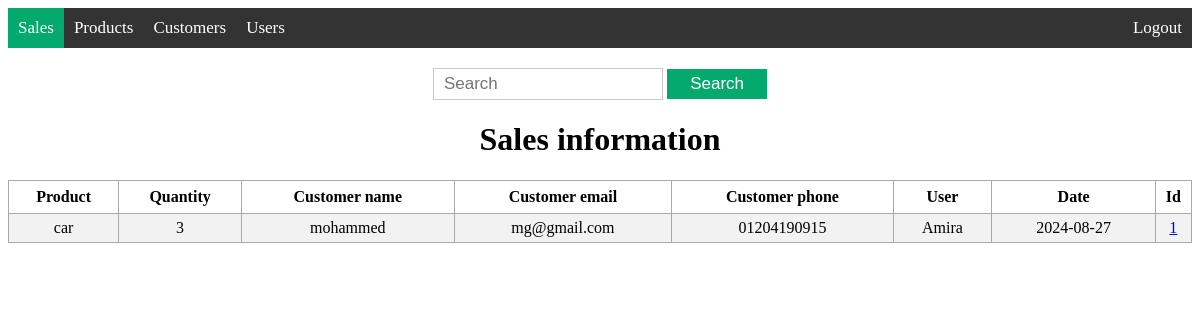
/search_sale (signed in), run on the app's committed database.
### models/sale.py (models this page shows, shortened)
class Sale(db.Model):
    id = db.Column(db.Integer, primary_key=True)
    product_name = db.Column(db.String(200), nullable=False)
    product_quantity = db.Column(db.Integer, nullable=False)
    customer_name = db.Column(db.String(200), nullable=False)
    customer_email = db.Column(db.String(200), nullable=False)
    customer_phone = db.Column(db.String(15))
    user_name = db.Column(db.String(200), nullable=False)
    date = db.Column(db.DateTime, default=datetime.now(pytz.UTC))

### app.py (the view)
@app.route('/search_sale', methods=['GET', 'POST'])
@roles_accepted('admin', 'editor', 'supervisor')
def search_sale():
    search = request.args.get('search', '')
    sales = get_sales(search)
    return render_template('search_sale.html', sales=sales)

### models/sale.py (called while the page is built)
def get_sales(search):
    search_pattern = f"%{search}"
    results = Sale.query.filter(
        (Sale.id.like(search_pattern)) | (Sale.product_name.like(search_pattern))
        | (Sale.customer_name.like(search_pattern)) | (Sale.customer_email.like(search_pattern))
        | (Sale.user_name.like(search_pattern)) | (Sale.date.like(search_pattern))
    ).all()
    return results

### templates/search_sale.html (shortened to what this page needs)
{% extends 'base.html' %}
{% block body %}
<div class="content">
    {% block navbar %}
    <div class='topnav'>
        <a class='active' href='/view_sale'>Sales</a>
        <a href='/view_product'>Products</a>
        <a href='/view_customer'>Customers</a>
        {% if current_user.has_role('admin') or current_user.has_role('supervisor')%}
        <a href='/view_user'>Users</a>
        {% endif %}
        <a class='logout' href='/logout'>Logout</a>
    </div>
    {% endblock %}
    <div class='search'>
        <form action="{{ url_for('search_sale', search='') }}" method="get">
            <input type='text' placeholder='Search' name='search' id='search'>
            <input type='submit' value="Search">
        </form>
    </div>
    <div class="view">
        <h1 style="text-align: center;">Sales information</h1>
        {% if sales|length < 1 %}
        <h4  style="text-align: center;"> No search results</h4>
        {% else %}
        <table>
            <tr>
                <th>Product</th>
                <th>Quantity</th>
                <th>Customer name</th>
                <th>Customer email</th>
                <th>Customer phone</th>
                <th>User</th>
                <th>Date</th>
                <th>Id</th>
            </tr>
            {% for sale in sales %}
                <tr>
                    <td>{{ sale.product_name }}</td>
                    <td>{{ sale.product_quantity }}</td>
                    <td>{{ sale.customer_name }}</td>
                    <td>{{ sale.customer_email }}</td>
                    <td>{{ sale.customer_phone }}</td>
                    <td>{{ sale.user_name }}</td>
                    <td>{{ sale.date.date() }}</td>
                    <td><a href="/info_sale/{{ sale.id }}">{{ sale.id }}</a></td>
                </tr>
            {% endfor %}
        </table>
        {% endif %}
    </div>
</div>
{% endblock %}

### static/main.css (style rules this page uses)
.view table, td, th { border: 1px solid #aaa; }
.view table { border-collapse: collapse; width: 100%; }
.view th { height: 30px; }
.view td { text-align: center; padding: 5px; }
.view tr:nth-child(even) { background-color: #f2f2f2; }
.view tr:nth-child(odd) { background-color: #ffffff; }
.topnav { width: 100%; background-color: #333; padding: 0px; display: flex; justify-content: space-between; align-items: center; }
.topnav a { color: #fff; text-decoration: none; padding: 10px; font-size: 17px; }
.topnav a.logout { margin-left: auto; }
.topnav a.active { background-color: #04AA6D; color: white; }
.search { text-align: center; padding-top: 20px; }
.search form { display: inline-block; margin: 0 auto; }
.search input[type="text"] { width: 60%; height: 10px; padding: 10px; font-size: 17px; border: 1px solid #ccc; }
.search input[type="submit"] { width: 100px; height: 30px; padding: 4px 8px;; font-size: 17px; background-color: #04AA6D; color: #fff; border: none; cursor: pointer; }
.table_box th, td { padding: 10px; text-align: left; }

### data on the page
Sale: product_name "car", product_quantity "3", customer_name "mohammed", customer_email "mg@gmail.com", customer_phone "01204190915", user_name "Amira", date "2024-08-27", id "1"
